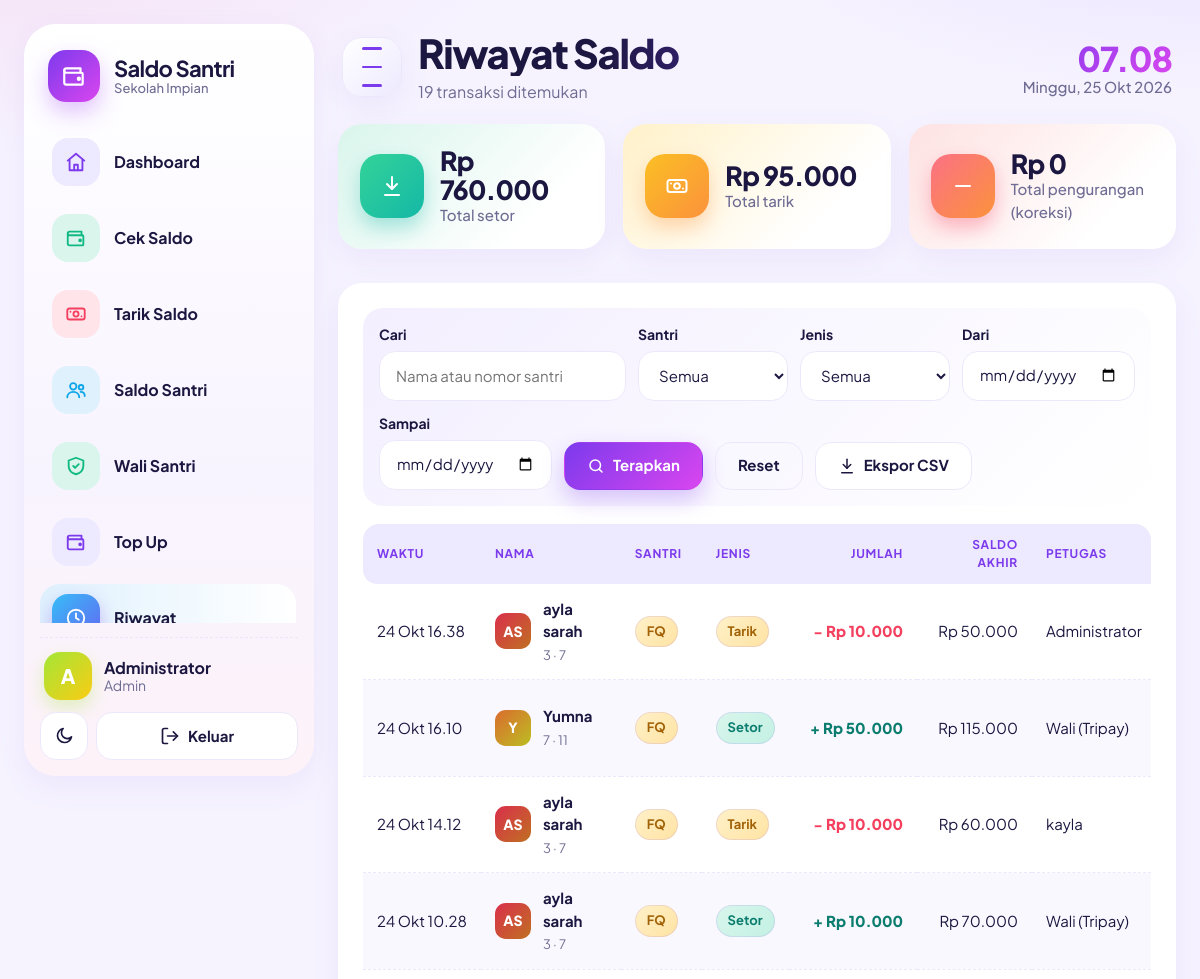
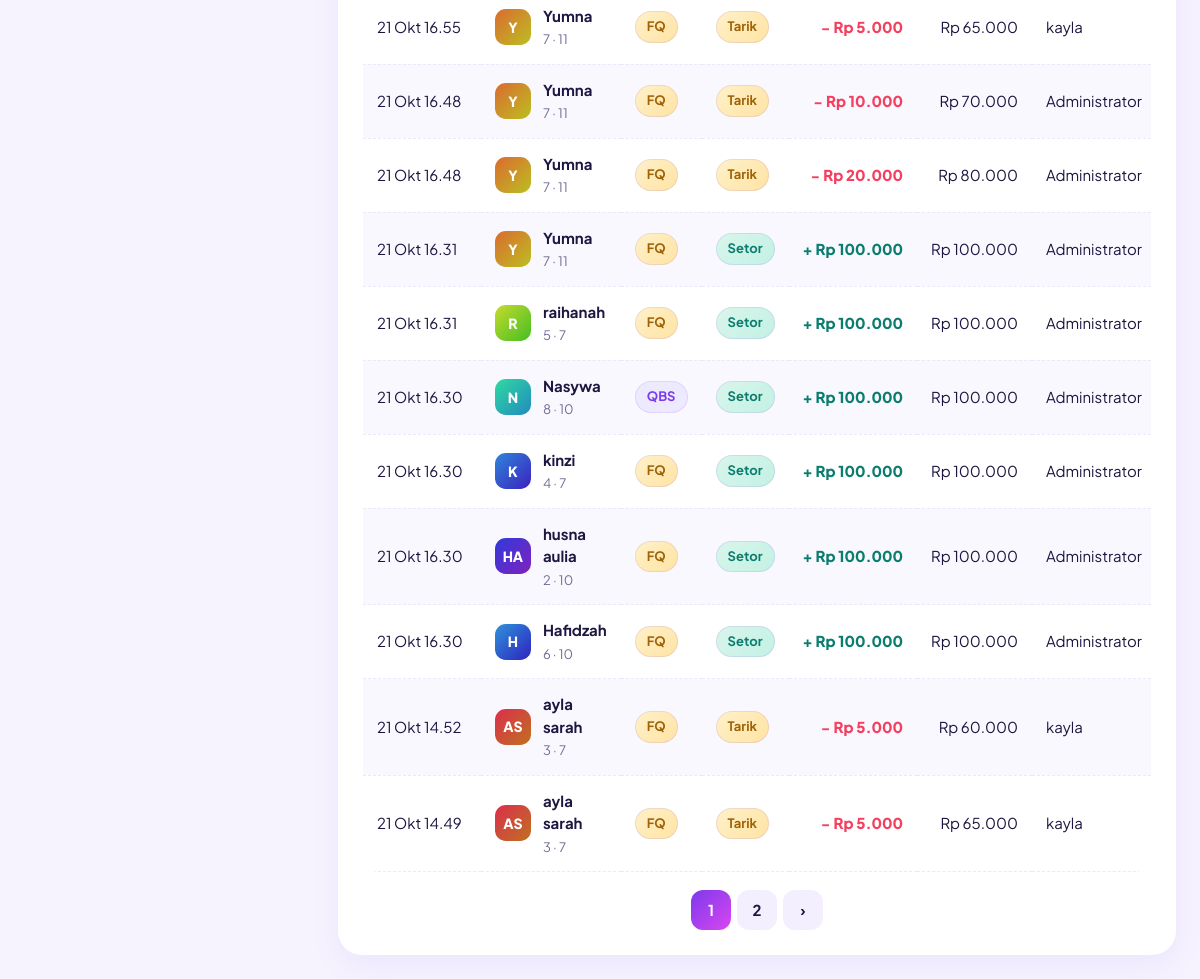
Page /riwayat.php (signed in) on the committed database (2 pictures, top to bottom).
### tables this page shows
CREATE TABLE `pengaturan` (
  `k` varchar(100) NOT NULL,
  `v` varchar(255) NOT NULL
);

CREATE TABLE `saldo_transaksi` (
  `id` int(11) NOT NULL,
  `santri_id` int(11) NOT NULL,
  `tipe` varchar(10) NOT NULL,
  `jumlah` bigint(20) NOT NULL,
  `saldo_sebelum` bigint(20) NOT NULL,
  `saldo_sesudah` bigint(20) NOT NULL,
  `waktu` datetime NOT NULL,
  `petugas` varchar(100) NOT NULL DEFAULT '',
  `catatan` varchar(200) NOT NULL DEFAULT ''
);

CREATE TABLE `santri` (
  `id` int(11) NOT NULL,
  `nomor` varchar(30) NOT NULL,
  `nama` varchar(100) NOT NULL,
  `kelas` varchar(30) NOT NULL DEFAULT '',
  `kelompok` varchar(10) NOT NULL DEFAULT 'QBS',
  `uid_kartu` varchar(64) DEFAULT NULL,
  `foto` varchar(100) DEFAULT NULL,
  `status` varchar(10) NOT NULL DEFAULT 'aktif',
  `created_at` datetime DEFAULT NULL,
  `ruang` varchar(10) NOT NULL DEFAULT 'QBS'
);

### riwayat.php (the view, shortened to what this page needs)
<?php
require __DIR__ . '/config.php';
$db = db();
list($where, $params) = riwayat_filter($_GET);
$per = 15;
$page = max(1, (int)(isset($_GET['p']) ? $_GET['p'] : 1));
$join = 'FROM saldo_transaksi t JOIN santri s ON s.id = t.santri_id ' . $where;
$st = $db->prepare('SELECT COUNT(*) ' . $join);
$st->execute($params);
$total = (int)$st->fetchColumn();
$page = min($page, max(1, (int)ceil($total / $per)));
$st = $db->prepare("SELECT COALESCE(SUM(CASE WHEN t.tipe = 'setor' THEN t.jumlah END), 0) AS setor,
                           COALESCE(SUM(CASE WHEN t.tipe = 'tarik' THEN t.jumlah END), 0) AS tarik,
                           COALESCE(SUM(CASE WHEN t.tipe = 'koreksi' THEN t.jumlah END), 0) AS koreksi " . $join);
$st->execute($params);
$sum = $st->fetch();
$st = $db->prepare('SELECT t.*, s.nama, s.nomor, s.kelas, s.ruang, s.foto ' . $join . ' ORDER BY t.id DESC LIMIT ' . $per . ' OFFSET ' . (($page - 1) * $per));
$st->execute($params);
$rows = $st->fetchAll();
$q = [
    'q' => isset($_GET['q']) ? $_GET['q'] : '',
    'ruang' => isset($_GET['ruang']) ? strtoupper((string)$_GET['ruang']) : '',
    'tipe' => isset($_GET['tipe']) ? $_GET['tipe'] : '',
    'dari' => isset($_GET['dari']) ? $_GET['dari'] : '',
    'sampai' => isset($_GET['sampai']) ? $_GET['sampai'] : '',
];
$qs = http_build_query(array_filter($q, function ($v) { return $v !== ''; }));
$pageSub = number_format($total, 0, ',', '.') . ' transaksi ditemukan';
$active = 'riwayat';
include __DIR__ . '/includes/header.php';
?>
<div class="bento" style="margin-bottom:16px">
  <div class="card stat s4"><span class="ib i-green"><?= icon('download', 24) ?></span><div><b><?= e(rupiah($sum['setor'])) ?></b><small>Total setor</small></div></div>
  <div class="card stat s4"><span class="ib i-amber"><?= icon('cash', 24) ?></span><div><b><?= e(rupiah($sum['tarik'])) ?></b><small>Total tarik</small></div></div>
  <div class="card stat s4"><span class="ib i-red"><?= icon('minus', 24) ?></span><div><b><?= e(rupiah($sum['koreksi'])) ?></b><small>Total pengurangan (koreksi)</small></div></div>
</div>
<section class="card">
  <form class="filters" method="get">
    <div class="field grow"><label for="q">Cari</label><input class="input" id="q" name="q" placeholder="Nama atau nomor santri" value="<?= e($q['q']) ?>"></div>
    <div class="field"><label for="ruang">Santri</label>
      <select class="select" id="ruang" name="ruang"><option value="">Semua</option>
        <option value="FQ"<?= $q['ruang'] === 'FQ' ? ' selected' : '' ?>>FQ</option></select></div>
    <div class="field"><label for="tipe">Jenis</label>
      <select class="select" id="tipe" name="tipe"><option value="">Semua</option>
        <?php foreach (TIPE_LABEL as $v => $l): ?><option value="<?= e($v) ?>"<?= $q['tipe'] === $v ? ' selected' : '' ?>><?= e($l) ?></option><?php endforeach; ?></select></div>
    <div class="field"><label for="dari">Dari</label><input class="input" type="date" id="dari" name="dari" value="<?= e($q['dari']) ?>"></div>
    <div class="field"><label for="sampai">Sampai</label><input class="input" type="date" id="sampai" name="sampai" value="<?= e($q['sampai']) ?>"></div>
    <button class="btn btn-primary" type="submit"><?= icon('search', 18) ?> Terapkan</button>
    <a class="btn btn-ghost" href="riwayat.php">Reset</a>
    <?php if (is_admin()): ?><a class="btn" href="export.php<?= $qs ? '?' . e($qs) : '' ?>"><?= icon('download', 18) ?> Ekspor CSV</a><?php endif; ?>
  </form>
  <?php if (!$rows): ?>
    <div class="empty"><b>Belum ada transaksi</b>Filter saat ini tidak menemukan catatan.</div>
  <?php else: ?>
    <div class="table-wrap">
      <table class="tbl">
        <thead><tr><th>Waktu</th><th>Nama</th><th>Santri</th><th>Jenis</th><th class="num">Jumlah</th><th class="num">Saldo akhir</th><th>Petugas</th><th>Catatan</th></tr></thead>
        <tbody>
        <?php foreach ($rows as $r): $plus = $r['tipe'] === 'setor'; ?>
          <tr>
            <td class="nowrap"><?= e(fmt_waktu($r['waktu'])) ?></td>
            <td><div class="who"><?= avatar($r, 36) ?><div><b><?= e($r['nama']) ?></b><small><?= e($r['nomor']) ?><?= $r['kelas'] ? ' · ' . e($r['kelas']) : '' ?></small></div></div></td>
            <td><span class="badge <?= $r['ruang'] === 'FQ' ? 'b-amber' : '' ?>"><?= e($r['ruang']) ?></span></td>
            <td><?= tipe_badge($r['tipe']) ?></td>
            <td class="num nowrap <?= $plus ? 'plus' : 'minus' ?>"><?= $plus ? '+' : '−' ?> <?= e(rupiah($r['jumlah'])) ?></td>
            <td class="num nowrap"><?= e(rupiah($r['saldo_sesudah'])) ?></td>
            <td><?= e($r['petugas']) ?></td>
          </tr>
        <?php endforeach; ?>
        </tbody>
      </table>
    </div>
    <?= pager($total, $per, $page, $q) ?>
  <?php endif; ?>
</section>
<?php include __DIR__ . '/includes/footer.php'; ?>

### includes/header.php (shortened to what this page needs)
<?php
$waliMode = !empty($waliMode);
$me = $waliMode ? current_wali() : current_user();
$bodyClass = isset($bodyClass) ? $bodyClass : '';
$nav = [
    ['dashboard', 'dashboard.php', 'Dashboard', 'home', false],
    ['cek', 'cek.php', 'Cek Saldo', 'wallet', false],
    ['tarik', 'tarik.php', 'Tarik Saldo', 'cash', false],
    ['saldo', 'saldo.php', 'Saldo Santri', 'users', true],
    ['wali', 'wali.php', 'Wali Santri', 'shield', true],
    ['topup', 'topup.php', 'Top Up', 'wallet', true],
    ['riwayat', 'riwayat.php', 'Riwayat', 'clock', false],
    ['pengaturan', 'pengaturan.php', 'Pengaturan', 'settings', false],
];
$welcomeName = trim((string)($me['nama'] ?? 'Administrator'));
?><!doctype html>
<html lang="id">
<head>
<link rel="stylesheet" href="assets/style.css?v=<?= filemtime(__DIR__ . '/../assets/style.css') ?>">
</head>
<body class="<?= e($bodyClass) ?>">
<div class="app-shell">
  <aside class="sidebar" id="sidebar">
    <div class="brand-block">
      <div class="app-logo"><?= icon('wallet', 26) ?></div>
      <div class="brand-copy">
        <span class="brand-kicker"><?= e(nama_sekolah()) ?></span>
        <strong>Saldo Santri</strong>
      </div>
    </div>
    <nav class="sidebar-nav" aria-label="Sidebar navigasi">
      <?php foreach ($nav as $n):
      ?>
        <a href="<?= $n[1] ?>" class="nav-link nav-<?= e($n[0]) ?> <?= $active === $n[0] ? 'active' : '' ?>">
          <span class="nav-ic"><?= icon($n[3], 22) ?></span>
          <span><?= e($n[2]) ?></span>
        </a>
      <?php endforeach; ?>
    </nav>
    <div class="sidebar-footer">
      <div class="profile-card">
        <div class="profile-avatar"><?= e(strtoupper(substr($welcomeName, 0, 1))) ?></div>
        <div class="profile-copy">
          <strong><?= e($me['nama']) ?></strong>
          <span><?= $waliMode ? 'Wali Santri' : e(role_label()) ?></span>
        </div>
      </div>
      <div class="sidebar-actions">
        <button class="ghost-btn" id="themeBtn" type="button" title="Mode gelap / terang" aria-label="Ganti tema">
          <?= icon('moon', 20) ?> Dark Mode
        </button>
        <a class="ghost-btn danger" href="<?= $waliMode ? 'wali_logout.php' : 'logout.php' ?>" title="Keluar" aria-label="Keluar">
          <?= icon('logout', 20) ?> Keluar
        </a>
      </div>
    </div>
  </aside>
  <div class="content-shell">
    <header class="topbar">
      <button class="menu-btn" id="menuBtn" type="button" aria-label="Buka / tutup menu" aria-controls="sidebar">
        <span></span><span></span><span></span>
      </button>
      <div class="top-title">
        <h1><?= e($pageTitle) ?></h1>
        <?php if (!empty($pageSub)): ?><p><?= e($pageSub) ?></p><?php endif; ?>
      </div>
      <div class="header-clock" aria-live="polite">
        <strong id="topTime">--.--</strong>
        <small id="topDate">—</small>
      </div>
    </header>
    <main class="wrap">

### config.php (shortened to what this page needs)
<?php
function e($v)
{
    return htmlspecialchars((string)$v, ENT_QUOTES | ENT_SUBSTITUTE, 'UTF-8');
}
function rupiah($n)
{
    return 'Rp ' . number_format((int)$n, 0, ',', '.');
}
function db()
{
    static $pdo = null;
    if ($pdo !== null) {
        return $pdo;
    }
    $opts = [
        PDO::ATTR_ERRMODE            => PDO::ERRMODE_EXCEPTION,
        PDO::ATTR_DEFAULT_FETCH_MODE => PDO::FETCH_ASSOC,
        PDO::ATTR_EMULATE_PREPARES   => false,
    ];
    try {
        $pdo = new PDO('mysql:host=' . DB_HOST . ';port=' . DB_PORT . ';dbname=' . DB_NAME . ';charset=utf8mb4', DB_USER, DB_PASS, $opts);
    } catch (Throwable $ex) {
        $pdo = null;
        error_log('[saldo db] ' . $ex->getMessage());
        http_response_code(500);
        exit('Database tidak bisa dibuka. Pastikan MySQL menyala, web peminjaman sudah pernah dibuka sekali '
            . '(supaya tabel santri & users ada), dan setelan DB di config.php / config.local.php SAMA dengan web peminjaman.');
    }
    return $pdo;
}
function nama_sekolah()
{
    static $n = null;
    if ($n === null) {
        try {
            $st = db()->prepare("SELECT v FROM pengaturan WHERE k = 'nama_sekolah'");
            $st->execute();
            $n = (string)$st->fetchColumn();
        } catch (Throwable $ex) {
            $n = '';
        }
    }
    return $n;
}
function current_user()
{
    return isset($_SESSION['user']) ? $_SESSION['user'] : null;
}
function is_logged_in()
{
    return isset($_SESSION['user']);
}
function is_admin()
{
    return is_logged_in() && $_SESSION['user']['role'] === 'admin';
}
function role_label($role = null)
{
    $role = $role === null ? (is_logged_in() ? $_SESSION['user']['role'] : 'guru') : $role;
    return $role === 'admin' ? 'Admin' : 'Penjaga Ruang Device';
}
function fmt_waktu($dt)
{
    $t = strtotime($dt);
    return date('j', $t) . ' ' . BULAN[(int)date('n', $t) - 1] . ' ' . date('H.i', $t);
}
function inisial($nama)
{
    $parts = preg_split('/\s+/', trim($nama));
    $up = function ($s) {
        return function_exists('mb_strtoupper') ? mb_strtoupper(mb_substr($s, 0, 1)) : strtoupper(substr($s, 0, 1));
    };
    $i = $up($parts[0]);
    if (count($parts) > 1) {
        $i .= $up(end($parts));
    }
    return $i !== '' ? $i : '?';
}
function warna_hue($s)
{
    return crc32($s) % 360;
}
function avatar($s, $size = 44)
{
    $st = 'width:' . $size . 'px;height:' . $size . 'px;font-size:' . round($size * .38) . 'px';
    $h = warna_hue($s['nama']);
    return '<span class="avatar" style="' . $st . ';background:linear-gradient(135deg,hsl(' . $h . ' 70% 52%),hsl(' . (($h + 40) % 360) . ' 70% 44%))">'
        . e(inisial($s['nama'])) . '</span>';
}
function tipe_badge($t)
{
    $m = ['setor' => 'green', 'tarik' => 'amber', 'koreksi' => 'red'];
    return '<span class="badge b-' . (isset($m[$t]) ? $m[$t] : 'sky') . '">' . e(isset(TIPE_LABEL[$t]) ? TIPE_LABEL[$t] : $t) . '</span>';
}
function icon($name, $size = 20)
{
    return '<svg class="ic" xmlns="http://www.w3.org/2000/svg" width="' . $size . '" height="' . $size
        . '" viewBox="0 0 24 24" fill="none" stroke="currentColor" stroke-width="2" stroke-linecap="round" stroke-linejoin="round" aria-hidden="true">'
        . $p[$name] . '</svg>';
}
function pager($total, $per, $page, $query = [])
{
    $pages = max(1, (int)ceil($total / $per));
    unset($query['p']);
    $link = function ($n) use ($query) {
        return '?' . http_build_query(array_merge($query, ['p' => $n]));
    };
    $h = '<nav class="pager">';
    $from = max(1, $page - 2);
    $to = min($pages, $page + 2);
    for ($i = $from; $i <= $to; $i++) {
        $h .= $i == $page ? '<span class="on">' . $i . '</span>' : '<a href="' . e($link($i)) . '">' . $i . '</a>';
    }
    if ($page < $pages) {
        $h .= '<a href="' . e($link($page + 1)) . '">&rsaquo;</a>';
    }
    return $h . '</nav>';
}
function riwayat_filter($g)
{
    $w = [];
    $p = [];
    $q = trim(isset($g['q']) ? $g['q'] : '');
    $ruang = isset($g['ruang']) ? strtoupper((string)$g['ruang']) : '';
    $t = isset($g['tipe']) ? $g['tipe'] : '';
    $dari = isset($g['dari']) ? $g['dari'] : '';
    $sampai = isset($g['sampai']) ? $g['sampai'] : '';
    return [$w ? 'WHERE ' . implode(' AND ', $w) : '', $p];
}

### rows in the picture
pengaturan: v "Sekolah Impian"
saldo_transaksi: waktu "24 Okt 16.38", santri.nama "AS", santri.nama "ayla sarah", santri.nomor "3", santri.kelas "7", santri.ruang "FQ", tipe "Tarik", jumlah "Rp 10.000", saldo_sesudah "Rp 50.000", petugas "Administrator"
saldo_transaksi: waktu "24 Okt 16.10", santri.nama "Y", santri.nama "Yumna", santri.nomor "7", santri.kelas "11", santri.ruang "FQ", tipe "Setor", jumlah "Rp 50.000", saldo_sesudah "Rp 115.000", petugas "Wali (Tripay)"
saldo_transaksi: waktu "24 Okt 14.12", santri.nama "AS", santri.nama "ayla sarah", santri.nomor "3", santri.kelas "7", santri.ruang "FQ", tipe "Tarik", jumlah "Rp 10.000", saldo_sesudah "Rp 60.000", petugas "kayla"
saldo_transaksi: waktu "24 Okt 10.28", santri.nama "AS", santri.nama "ayla sarah", santri.nomor "3", santri.kelas "7", santri.ruang "FQ", tipe "Setor", jumlah "Rp 10.000", saldo_sesudah "Rp 70.000", petugas "Wali (Tripay)"
saldo_transaksi: waktu "21 Okt 16.55", santri.nama "Y", santri.nama "Yumna", santri.nomor "7", santri.kelas "11", santri.ruang "FQ", tipe "Tarik", jumlah "Rp 5.000", saldo_sesudah "Rp 65.000", petugas "kayla"
saldo_transaksi: waktu "21 Okt 16.48", santri.nama "Y", santri.nama "Yumna", santri.nomor "7", santri.kelas "11", santri.ruang "FQ", tipe "Tarik", jumlah "Rp 10.000", saldo_sesudah "Rp 70.000", petugas "Administrator"
saldo_transaksi: waktu "21 Okt 16.48", santri.nama "Y", santri.nama "Yumna", santri.nomor "7", santri.kelas "11", santri.ruang "FQ", tipe "Tarik", jumlah "Rp 20.000", saldo_sesudah "Rp 80.000", petugas "Administrator"
saldo_transaksi: waktu "21 Okt 16.31", santri.nama "Y", santri.nama "Yumna", santri.nomor "7", santri.kelas "11", santri.ruang "FQ", tipe "Setor", jumlah "Rp 100.000", saldo_sesudah "Rp 100.000", petugas "Administrator"
saldo_transaksi: waktu "21 Okt 16.31", santri.nama "R", santri.nama "raihanah", santri.nomor "5", santri.kelas "7", santri.ruang "FQ", tipe "Setor", jumlah "Rp 100.000", saldo_sesudah "Rp 100.000", petugas "Administrator"
saldo_transaksi: waktu "21 Okt 16.30", santri.nama "N", santri.nama "Nasywa", santri.nomor "8", santri.kelas "10", santri.ruang "QBS", tipe "Setor", jumlah "Rp 100.000", saldo_sesudah "Rp 100.000", petugas "Administrator"
saldo_transaksi: waktu "21 Okt 16.30", santri.nama "K", santri.nama "kinzi", santri.nomor "4", santri.kelas "7", santri.ruang "FQ", tipe "Setor", jumlah "Rp 100.000", saldo_sesudah "Rp 100.000", petugas "Administrator"
saldo_transaksi: waktu "21 Okt 16.30", santri.nama "HA", santri.nama "husna aulia", santri.nomor "2", santri.kelas "10", santri.ruang "FQ", tipe "Setor", jumlah "Rp 100.000", saldo_sesudah "Rp 100.000", petugas "Administrator"
saldo_transaksi: waktu "21 Okt 16.30", santri.nama "H", santri.nama "Hafidzah", santri.nomor "6", santri.kelas "10", santri.ruang "FQ", tipe "Setor", jumlah "Rp 100.000", saldo_sesudah "Rp 100.000", petugas "Administrator"
saldo_transaksi: waktu "21 Okt 14.52", santri.nama "AS", santri.nama "ayla sarah", santri.nomor "3", santri.kelas "7", santri.ruang "FQ", tipe "Tarik", jumlah "Rp 5.000", saldo_sesudah "Rp 60.000", petugas "kayla"
saldo_transaksi: waktu "21 Okt 14.49", santri.nama "AS", santri.nama "ayla sarah", santri.nomor "3", santri.kelas "7", santri.ruang "FQ", tipe "Tarik", jumlah "Rp 5.000", saldo_sesudah "Rp 65.000", petugas "kayla"

### other values in the picture
$n[2] "Dashboard"
$n[2] "Cek Saldo"
$n[2] "Tarik Saldo"
$n[2] "Saldo Santri"
$n[2] "Wali Santri"
$n[2] "Top Up"
$n[2] "Riwayat"
substr($welcomeName, 0, 1) "A"
$me['nama'] "Administrator"
role_label() "Admin"
$pageSub "19 transaksi ditemukan"
rupiah($sum['setor']) "Rp 760.000"
rupiah($sum['tarik']) "Rp 95.000"
rupiah($sum['koreksi']) "Rp 0"
